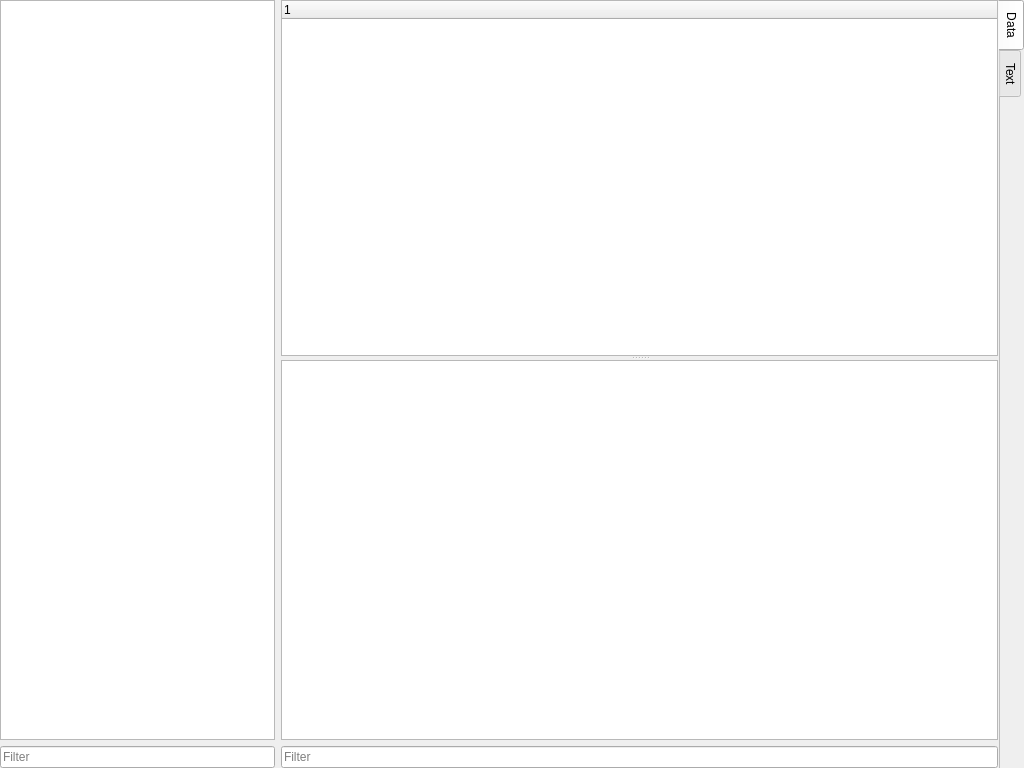
<?xml version="1.0" encoding="UTF-8"?>
<ui version="4.0">
 <class>RcUi::RcFileView</class>
 <widget class="QWidget" name="RcUi::RcFileView">
  <property name="geometry">
   <rect>
    <x>0</x>
    <y>0</y>
    <width>1024</width>
    <height>768</height>
   </rect>
  </property>
  <property name="windowTitle">
   <string>Form</string>
  </property>
  <layout class="QHBoxLayout" name="horizontalLayout">
   <property name="leftMargin">
    <number>0</number>
   </property>
   <property name="topMargin">
    <number>0</number>
   </property>
   <property name="rightMargin">
    <number>0</number>
   </property>
   <property name="bottomMargin">
    <number>0</number>
   </property>
   <item>
    <widget class="QWidget" name="widget" native="true">
     <property name="sizePolicy">
      <sizepolicy hsizetype="Fixed" vsizetype="Preferred">
       <horstretch>0</horstretch>
       <verstretch>0</verstretch>
      </sizepolicy>
     </property>
     <property name="minimumSize">
      <size>
       <width>275</width>
       <height>0</height>
      </size>
     </property>
     <property name="maximumSize">
      <size>
       <width>275</width>
       <height>16777215</height>
      </size>
     </property>
     <layout class="QVBoxLayout" name="verticalLayout">
      <property name="leftMargin">
       <number>0</number>
      </property>
      <property name="topMargin">
       <number>0</number>
      </property>
      <property name="rightMargin">
       <number>0</number>
      </property>
      <property name="bottomMargin">
       <number>0</number>
      </property>
      <item>
       <widget class="QTreeView" name="dataView">
        <property name="headerHidden">
         <bool>true</bool>
        </property>
        <attribute name="headerVisible">
         <bool>false</bool>
        </attribute>
       </widget>
      </item>
      <item>
       <widget class="QLineEdit" name="dataFilter">
        <property name="placeholderText">
         <string>Filter</string>
        </property>
        <property name="clearButtonEnabled">
         <bool>true</bool>
        </property>
       </widget>
      </item>
     </layout>
    </widget>
   </item>
   <item>
    <widget class="QTabWidget" name="tabWidget">
     <property name="tabPosition">
      <enum>QTabWidget::East</enum>
     </property>
     <property name="currentIndex">
      <number>0</number>
     </property>
     <property name="documentMode">
      <bool>true</bool>
     </property>
     <widget class="QWidget" name="tab">
      <attribute name="title">
       <string>Data</string>
      </attribute>
      <layout class="QVBoxLayout" name="verticalLayout_3">
       <property name="leftMargin">
        <number>0</number>
       </property>
       <property name="topMargin">
        <number>0</number>
       </property>
       <property name="rightMargin">
        <number>0</number>
       </property>
       <property name="bottomMargin">
        <number>0</number>
       </property>
       <item>
        <widget class="QSplitter" name="splitter">
         <property name="orientation">
          <enum>Qt::Vertical</enum>
         </property>
         <widget class="QTreeWidget" name="propertyView">
          <column>
           <property name="text">
            <string notr="true">1</string>
           </property>
          </column>
         </widget>
         <widget class="QWidget" name="layoutWidget">
          <layout class="QVBoxLayout" name="verticalLayout_2">
           <item>
            <widget class="QTreeView" name="contentView"/>
           </item>
           <item>
            <widget class="QLineEdit" name="contentFilter">
             <property name="placeholderText">
              <string>Filter</string>
             </property>
             <property name="clearButtonEnabled">
              <bool>true</bool>
             </property>
            </widget>
           </item>
          </layout>
         </widget>
        </widget>
       </item>
      </layout>
     </widget>
     <widget class="QWidget" name="tab_2">
      <attribute name="title">
       <string>Text</string>
      </attribute>
      <layout class="QVBoxLayout" name="verticalLayout_4">
       <property name="leftMargin">
        <number>0</number>
       </property>
       <property name="topMargin">
        <number>0</number>
       </property>
       <property name="rightMargin">
        <number>0</number>
       </property>
       <property name="bottomMargin">
        <number>0</number>
       </property>
       <item>
        <widget class="QTextEdit" name="textEdit">
         <property name="lineWrapMode">
          <enum>QTextEdit::NoWrap</enum>
         </property>
         <property name="readOnly">
          <bool>true</bool>
         </property>
        </widget>
       </item>
       <item>
        <widget class="QLineEdit" name="searchText">
         <property name="placeholderText">
          <string>Search</string>
         </property>
        </widget>
       </item>
      </layout>
     </widget>
    </widget>
   </item>
  </layout>
 </widget>
 <resources/>
 <connections/>
</ui>
